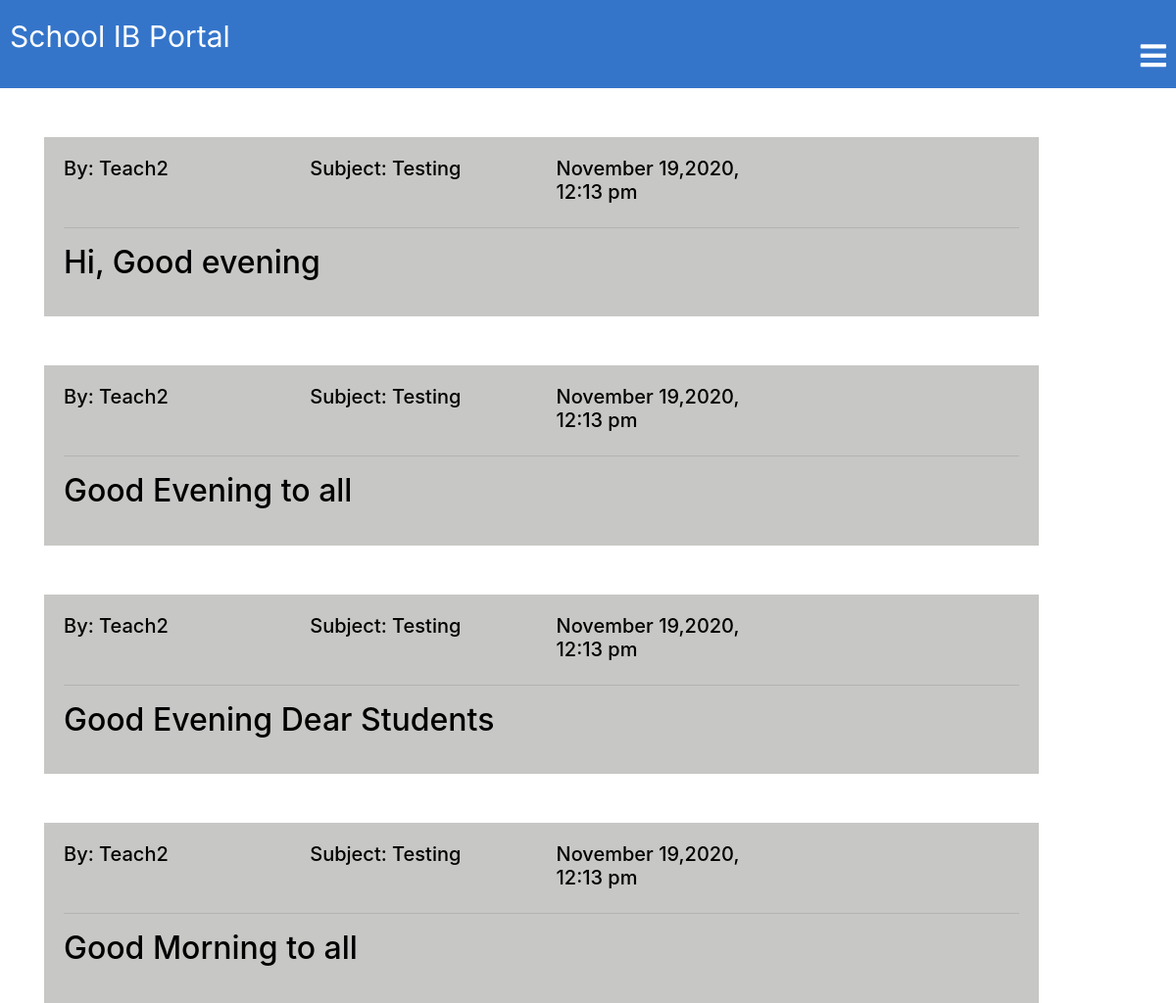
/student/2/notice (signed in), run on the app's committed database.
### Portal/models.py (models this page shows, shortened)
class Notice(models.Model):
    teacher = models.ForeignKey(Teacher,related_name='teacher',on_delete=models.CASCADE)
    students = models.ManyToManyField(Student,related_name='class_notice')
    created_at = models.DateTimeField(auto_now=True)
    message = models.TextField()
    message_html = models.TextField(editable=False)
    class Meta:
        ordering = ['-created_at']
        unique_together = ['teacher','message']

class Teacher(models.Model):
    username = models.OneToOneField(logger,on_delete=models.CASCADE,primary_key=True,related_name='Teacher')
    name = models.CharField(max_length=250)
    subject_name = models.CharField(max_length=250)
    email = models.EmailField(max_length=254)
    students = models.ManyToManyField(Student, related_name="teachers", through="StudentsInClass")

### Portal/views.py (the view)
# urls.py: path('student/<int:pk>/notice',views.class_notice,name="class_notice"),
@login_required
def class_notice(request,pk):
    student = get_object_or_404(models.Student,pk=pk)
    return render(request,'class_notice_list.html',{'student':student})

### templates/class_notice_list.html
{% extends 'base.html' %}
{% load static %}
{% block content %}
<div class="container">
  {% if student.class_notice.count == 0 %}
  <h2>No Notices Yet</h2>
  {% else %}
  {% for notice in student.class_notice.all %}
  <div class="notice">
  <div class="row">
    <div class="col-md-11">
      <div class="notice-details">
        <div class="row">
        <div class="col-md-3">
          <h5>By: {{ notice.teacher.name }}</h5>
        </div>
        <div class="col-md-3">
          <h5>Subject: {{ notice.teacher.subject_name }}</h5>
        </div>
        <div class="col-md-3">
          <h5>November 19,2020, 12:13 pm</h5>
        </div>
        </div>
        <hr>
        <h2>{{ notice.message_html|safe }}</h2>
        </div>
    </div>
  </div>
  </div>
  {% endfor %}
  {% endif %}
</div>
{% endblock %}

### static/base.css (style rules this page uses)
.notice { margin-top: 50px; }
.notice .notice-details { background: #c7c7c5; padding: 20px; color: black; }

### data on the page
Notice: teacher.name "Teach2", teacher.subject_name "Testing", message_html "Hi, Good evening"
Notice: teacher.name "Teach2", teacher.subject_name "Testing", message_html "Good Evening to all"
Notice: teacher.name "Teach2", teacher.subject_name "Testing", message_html "Good Evening Dear Students"
Notice: teacher.name "Teach2", teacher.subject_name "Testing", message_html "Good Morning to all"
